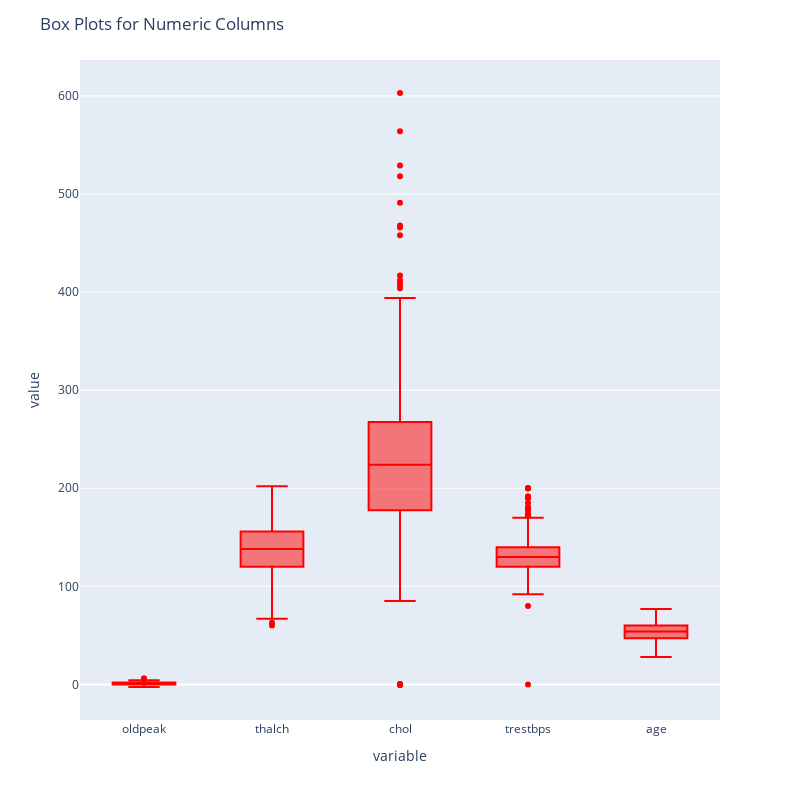

This figure's notebook cell:
### Code cell
fig= px.box(df, y=numeric_cols, color_discrete_sequence=colors)
fig.update_layout(title="Box Plots for Numeric Columns", height=800, width=800)
fig.show()

### Figure 1 — Plotly figure (JSON) as saved in the notebook; plotly's stock layout.template omitted (floating-point values rounded to 4 significant figures; data arrays with more than 128 entries replaced by an {"elided": "..."} marker saying what was removed)
{"data": [{"alignmentgroup": "True", "hovertemplate": "variable=%{x}<br>value=%{y}<extra></extra>", "legendgroup": "", "marker": {"color": "red"}, "name": "", "notched": false, "offsetgroup": "", "orientation": "v", "showlegend": false, "type": "box", "x": {"elided": "4600 str values"}, "x0": " ", "xaxis": "x", "y": {"elided": "4600 float values"}, "y0": " ", "yaxis": "y"}], "layout": {"boxmode": "group", "height": 800, "legend": {"tracegroupgap": 0}, "margin": {"t": 60}, "title": {"text": "Box Plots for Numeric Columns"}, "width": 800, "xaxis": {"anchor": "y", "domain": [0, 1], "title": {"text": "variable"}}, "yaxis": {"anchor": "x", "domain": [0, 1], "title": {"text": "value"}}}}
